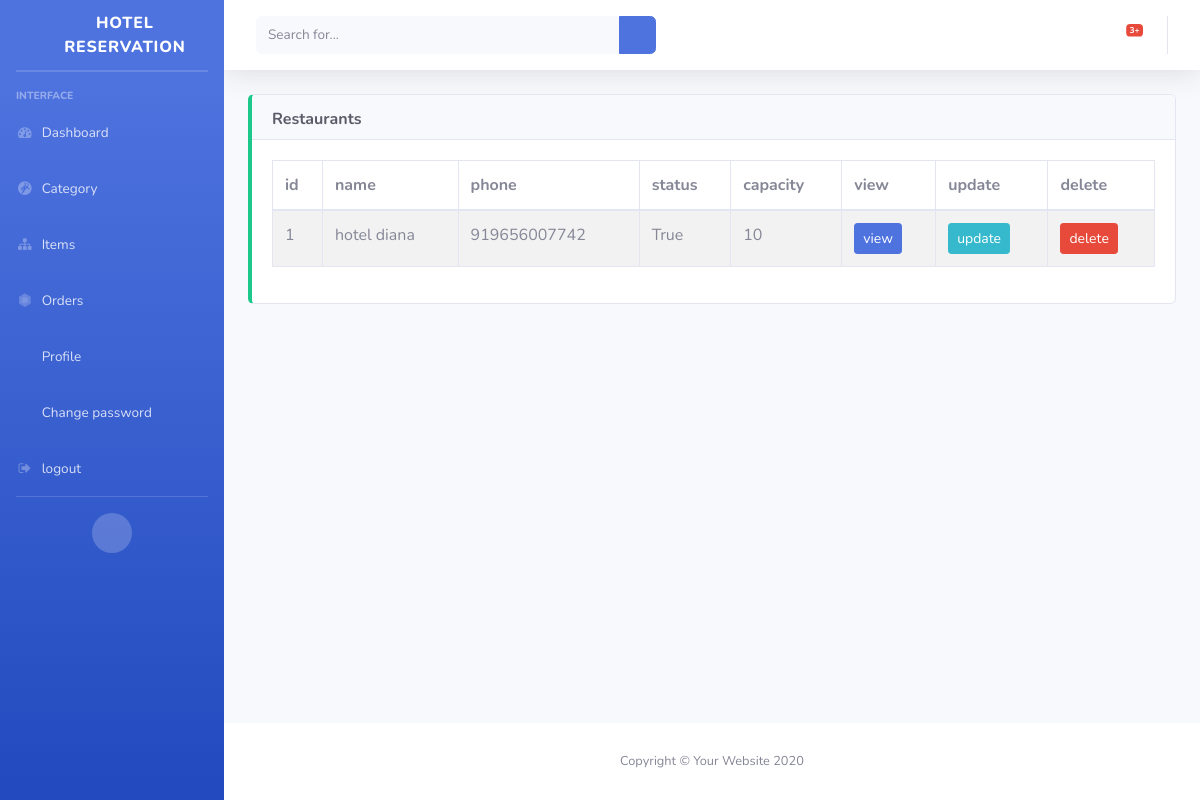
Screenshot of /restaurant/ (signed in) with the database file from the repository.
### restaurant/models.py (models this page shows, shortened)
class Restaurant(models.Model):
    phone_regex = RegexValidator(
        regex=r'^\+?1?\d{10,10}$', message="Phone must be in the format: '+999999999'.Please enter 10 digits mobile number.")
    name = models.CharField(max_length=100, verbose_name="Restaurant name")
    description = models.TextField()
    address = models.TextField()
    phone = models.CharField(validators=[phone_regex], max_length=10)
    categorys = models.ManyToManyField(RestCategory)
    location = models.ForeignKey(
        Location, on_delete=models.SET_NULL, blank=True, null=True)
    status = models.BooleanField(default=False)
    opentime = models.TimeField()
    closstime = models.TimeField()
    seatingCapacity = models.IntegerField(blank=True, null=True)
    user = models.OneToOneField(
        User, on_delete=models.CASCADE, blank=True, null=True)
    slug = models.SlugField(unique=True, blank=True, null=True)
    logo = models.ImageField(upload_to='rest/', blank=True, null=True)
    def get_update_url(self):
        return reverse("restaurantupdate", kwargs={'pk': self.pk})
    def get_detail_url(self):
        return reverse("rester", kwargs={'slug': self.slug})

### restaurant/views.py (the view)
# urls.py: path('restaurant/', RestaurantList.as_view(), name="restaurant"),
@method_decorator(decorator, name='dispatch')
class RestaurantList(ListView):
    model = Restaurant
    template_name = 'rest/list.html'
    context_object_name = "data"
    def get_context_data(self, **kwargs):
        x = super().get_context_data(**kwargs)
        x['heading'] = "Restaurants"
        return x
    def get_queryset(self):
        return super().get_queryset().filter(user__is_staff=True, user__is_active=False)

### restaurant/templates/rest/list.html (shortened to what this page needs)
{% extends 'base.html' %}
{% block cardtitle %}{{heading}}{% endblock cardtitle %}
{% block content %}
<div class="table-responsive">
    <table class="table table-bordered table-striped table-hover" id="dataTable">
        <thead>
            <tr>
                <th>id</th>
                <th>name</th>
                <th>phone</th>
                <th>status</th>
                <th>capacity</th>
                <th>view</th>
                <th>update</th>
                <th>delete</th>
            </tr>
        </thead>
        <tbody>
            {% for i in data %}
            <tr>
                <td>{{forloop.counter}}</td>
                <td>{{i.name}}</td>
                <td>{{i.phone}}</td>
                <td>{{i.status}}</td>
                <td>{{i.seatingCapacity}}</td>
                {% if i.get_detail_url %}
                <td><a href="{{i.get_detail_url}}" class="btn btn-sm btn-primary">view</a></td>
                {% endif %}
                <td><a href="{{i.get_update_url}}" class="btn btn-sm btn-info">update</a></td>
                <td>
                    <form method="post" action="{% url 'rest-delete' i.id %}">
                        <input type="submit" value="delete" class="btn btn-sm btn-danger"></form></a>
                </td>
            </tr>
            {% endfor %}
        </tbody>
    </table>
</div>
{% endblock content %}

### rows the page displays
Restaurant: name "hotel diana", phone "919656007742", status "True", seatingCapacity "10"

### other values shown
{{ heading }} "Restaurants"
